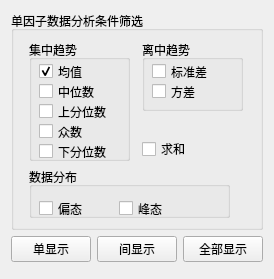
           <widget class="QWidget" name="page_5">
            <layout class="QGridLayout" name="gridLayout_6">
             <item row="2" column="0">
              <layout class="QHBoxLayout" name="horizontalLayout">
               <property name="bottomMargin">
                <number>6</number>
               </property>
               <item>
                <widget class="QPushButton" name="signal_show_Btn">
                 <property name="sizePolicy">
                  <sizepolicy hsizetype="Minimum" vsizetype="Maximum">
                   <horstretch>0</horstretch>
                   <verstretch>0</verstretch>
                  </sizepolicy>
                 </property>
                 <property name="text">
                  <string>单显示</string>
                 </property>
                </widget>
               </item>
               <item>
                <widget class="QPushButton" name="Between_show_Btn">
                 <property name="sizePolicy">
                  <sizepolicy hsizetype="Minimum" vsizetype="Maximum">
                   <horstretch>0</horstretch>
                   <verstretch>0</verstretch>
                  </sizepolicy>
                 </property>
                 <property name="text">
                  <string>间显示</string>
                 </property>
                </widget>
               </item>
               <item>
                <widget class="QPushButton" name="all_show_Btn">
                 <property name="sizePolicy">
                  <sizepolicy hsizetype="Minimum" vsizetype="Maximum">
                   <horstretch>0</horstretch>
                   <verstretch>0</verstretch>
                  </sizepolicy>
                 </property>
                 <property name="text">
                  <string>全部显示</string>
                 </property>
                </widget>
               </item>
              </layout>
             </item>
             <item row="1" column="0">
              <widget class="QGroupBox" name="groupBox">
               <property name="sizePolicy">
                <sizepolicy hsizetype="Preferred" vsizetype="Fixed">
                 <horstretch>201</horstretch>
                 <verstretch>191</verstretch>
                </sizepolicy>
               </property>
               <property name="minimumSize">
                <size>
                 <width>219</width>
                 <height>191</height>
                </size>
               </property>
               <property name="title">
                <string>单因子数据分析条件筛选</string>
               </property>
               <layout class="QGridLayout" name="gridLayout_8">
                <item row="3" column="0" colspan="2">
                 <widget class="QGroupBox" name="groupBox_4">
                  <property name="sizePolicy">
                   <sizepolicy hsizetype="Maximum" vsizetype="Maximum">
                    <horstretch>0</horstretch>
                    <verstretch>0</verstretch>
                   </sizepolicy>
                  </property>
                  <property name="minimumSize">
                   <size>
                    <width>201</width>
                    <height>51</height>
                   </size>
                  </property>
                  <property name="title">
                   <string>数据分布</string>
                  </property>
                  <widget class="QCheckBox" name="checkBox_skew">
                   <property name="geometry">
                    <rect>
                     <x>10</x>
                     <y>30</y>
                     <width>61</width>
                     <height>23</height>
                    </rect>
                   </property>
                   <property name="text">
                    <string>偏态</string>
                   </property>
                   <property name="checked">
                    <bool>false</bool>
                   </property>
                  </widget>
                  <widget class="QCheckBox" name="checkBox_kurt">
                   <property name="geometry">
                    <rect>
                     <x>90</x>
                     <y>30</y>
                     <width>61</width>
                     <height>23</height>
                    </rect>
                   </property>
                   <property name="text">
                    <string>峰态</string>
                   </property>
                   <property name="checked">
                    <bool>false</bool>
                   </property>
                  </widget>
                 </widget>
                </item>
                <item row="0" column="0" rowspan="3">
                 <widget class="QGroupBox" name="groupBox_2">
                  <property name="sizePolicy">
                   <sizepolicy hsizetype="Maximum" vsizetype="Maximum">
                    <horstretch>0</horstretch>
                    <verstretch>0</verstretch>
                   </sizepolicy>
                  </property>
                  <property name="minimumSize">
                   <size>
                    <width>101</width>
                    <height>121</height>
                   </size>
                  </property>
                  <property name="title">
                   <string>集中趋势</string>
                  </property>
                  <widget class="QCheckBox" name="checkBox_mean">
                   <property name="geometry">
                    <rect>
                     <x>10</x>
                     <y>20</y>
                     <width>61</width>
                     <height>23</height>
                    </rect>
                   </property>
                   <property name="sizePolicy">
                    <sizepolicy hsizetype="Maximum" vsizetype="Maximum">
                     <horstretch>0</horstretch>
                     <verstretch>0</verstretch>
                    </sizepolicy>
                   </property>
                   <property name="text">
                    <string>均值</string>
                   </property>
                   <property name="checked">
                    <bool>true</bool>
                   </property>
                  </widget>
                  <widget class="QCheckBox" name="checkBox_median">
                   <property name="geometry">
                    <rect>
                     <x>10</x>
                     <y>40</y>
                     <width>81</width>
                     <height>23</height>
                    </rect>
                   </property>
                   <property name="sizePolicy">
                    <sizepolicy hsizetype="Maximum" vsizetype="Maximum">
                     <horstretch>0</horstretch>
                     <verstretch>0</verstretch>
                    </sizepolicy>
                   </property>
                   <property name="text">
                    <string>中位数</string>
                   </property>
                   <property name="checked">
                    <bool>false</bool>
                   </property>
                  </widget>
                  <widget class="QCheckBox" name="checkBox_quantile">
                   <property name="geometry">
                    <rect>
                     <x>10</x>
                     <y>60</y>
                     <width>81</width>
                     <height>23</height>
                    </rect>
                   </property>
                   <property name="sizePolicy">
                    <sizepolicy hsizetype="Maximum" vsizetype="Maximum">
                     <horstretch>0</horstretch>
                     <verstretch>0</verstretch>
                    </sizepolicy>
                   </property>
                   <property name="text">
                    <string>上分位数</string>
                   </property>
                   <property name="checked">
                    <bool>false</bool>
                   </property>
                  </widget>
                  <widget class="QCheckBox" name="checkBox_mode">
                   <property name="geometry">
                    <rect>
                     <x>10</x>
                     <y>80</y>
                     <width>71</width>
                     <height>23</height>
                    </rect>
                   </property>
                   <property name="sizePolicy">
                    <sizepolicy hsizetype="Maximum" vsizetype="Maximum">
                     <horstretch>0</horstretch>
                     <verstretch>0</verstretch>
                    </sizepolicy>
                   </property>
                   <property name="text">
                    <string>众数</string>
                   </property>
                   <property name="checked">
                    <bool>false</bool>
                   </property>
                  </widget>
                  <widget class="QCheckBox" name="checkBox_quantile1">
                   <property name="geometry">
                    <rect>
                     <x>10</x>
                     <y>100</y>
                     <width>81</width>
                     <height>23</height>
                    </rect>
                   </property>
                   <property name="sizePolicy">
                    <sizepolicy hsizetype="Maximum" vsizetype="Maximum">
                     <horstretch>0</horstretch>
                     <verstretch>0</verstretch>
                    </sizepolicy>
                   </property>
                   <property name="text">
                    <string>下分位数</string>
                   </property>
                  </widget>
                 </widget>
                </item>
                <item row="0" column="1">
                 <widget class="QGroupBox" name="groupBox_3">
                  <property name="sizePolicy">
                   <sizepolicy hsizetype="Maximum" vsizetype="Maximum">
                    <horstretch>0</horstretch>
                    <verstretch>0</verstretch>
                   </sizepolicy>
                  </property>
                  <property name="minimumSize">
                   <size>
                    <width>101</width>
                    <height>71</height>
                   </size>
                  </property>
                  <property name="title">
                   <string>离中趋势</string>
                  </property>
                  <widget class="QCheckBox" name="checkBox_std">
                   <property name="geometry">
                    <rect>
                     <x>10</x>
                     <y>20</y>
                     <width>71</width>
                     <height>23</height>
                    </rect>
                   </property>
                   <property name="text">
                    <string>标准差</string>
                   </property>
                   <property name="checked">
                    <bool>false</bool>
                   </property>
                  </widget>
                  <widget class="QCheckBox" name="checkBox_var">
                   <property name="geometry">
                    <rect>
                     <x>10</x>
                     <y>40</y>
                     <width>61</width>
                     <height>23</height>
                    </rect>
                   </property>
                   <property name="text">
                    <string>方差</string>
                   </property>
                   <property name="checked">
                    <bool>false</bool>
                   </property>
                  </widget>
                 </widget>
                </item>
                <item row="2" column="1">
                 <widget class="QCheckBox" name="checkBox_sum">
                  <property name="sizePolicy">
                   <sizepolicy hsizetype="Maximum" vsizetype="Maximum">
                    <horstretch>0</horstretch>
                    <verstretch>0</verstretch>
                   </sizepolicy>
                  </property>
                  <property name="minimumSize">
                   <size>
                    <width>81</width>
                    <height>23</height>
                   </size>
                  </property>
                  <property name="text">
                   <string>求和</string>
                  </property>
                 </widget>
                </item>
               </layout>
              </widget>
             </item>
            </layout>
           </widget>
